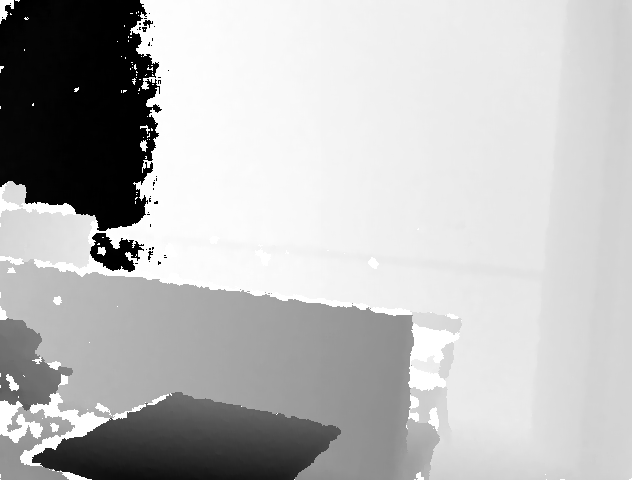
#> input picture depth_image.pgm, 640 x 480 px
$ python upload_image.py ../depth_image.pgm
#> lines starting #> are read from the running program, lines starting #| are printed output that depends on the picture
#!/usr/bin/env python3

"""
Upload an image or video to Google Cloud.

Installation
------------

Requires the following packages:
  pip install google-cloud-storage

Before running, you have to authenticate via the Google Cloud CLI:
- Install it (https://cloud.google.com/storage/docs/gsutil_install)
- Set up credentials (https://cloud.google.com/storage/docs/gsutil_install#authenticate)

If you get this error:

    File "…/site-packages/cryptography/hazmat/primitives/asymmetric/utils.py", line 6, in <module>
        from cryptography.hazmat.bindings._rust import asn1
    pyo3_runtime.PanicException: Python API call failed

Then run `python3 -m pip install cryptography==38.0.4`
(https://levelup.gitconnected.com/fix-attributeerror-module-lib-has-no-attribute-openssl-521a35d83769)

Usage
-----

Use the script:

    python3 scripts/upload_image.py --help

or the pixi command:

    pixi run upload-image --help

All info/debug output occurs on stderr. If stdout is not a tty (e.g. piping to `pbcopy`), the resulting HTML tag is also
printed to stdout. For example, this uploads the image from the clipboard and copies the resulting HTML tag back to the
clipboard:

    pixi run upload-image --name some_name | pbcopy

Videos can use the same command. They are uploaded without resizing or re-encoding:

    pixi run upload-image path/to/video.mp4 | pbcopy
"""

from __future__ import annotations

import argparse
import hashlib
import logging
import mimetypes
import os
import subprocess
import sys
import tempfile
import urllib.parse
from io import BytesIO
from pathlib import Path

import PIL.Image
import PIL.ImageGrab
import requests
import tqdm
from google.cloud import storage
from PIL.Image import Image, Resampling

# NOTE: We depend on the stack using the exact sizes they do right now in:
#       - docs codegen (`image_url_stack`)
SIZES = [
    480,
    768,
    1024,
    1200,
]


def build_image_stack(image: Image) -> list[tuple[int | None, Image]]:
    image_stack: list[tuple[int | None, Image]] = [(None, image)]

    for size in SIZES:
        if image.width > size:
            logging.info(f"Resizing to: {size}px")
            new_image = image.resize(size=(size, int(size * image.height / image.width)), resample=Resampling.LANCZOS)

            image_stack.append((size, new_image))

    return image_stack


def video_content_type(path: Path) -> str | None:
    """Return the content type if the path identifies a supported video file."""
    content_type, _ = mimetypes.guess_type(path)
    if content_type is not None and content_type.startswith("video/"):
        return content_type
    return None


# [41 lines left out: functions video_html, image_from_clipboard, not called in this run]


class Uploader:
    def __init__(self) -> None:
        gcs = storage.Client("rerun-open")
        self.bucket = gcs.bucket("rerun-static-img")

    # [46 lines left out: functions upload_file, upload_video_from_file, not called in this run]

    def upload_stack_from_file(self, image_path: Path, name: str | None = None) -> str:
        """
        Upload an image stack from a file.

        Parameters
        ----------
        image_path : Path
            The path to the image file.
        name : str, optional
            The name of the image stack. If None, the file name is used.

        Returns
        -------
        str
            The `<picture>` tag for the image stack.

        """
        image = PIL.Image.open(image_path)
#> image is the input picture: PIL image 640x480 I; min 4, max 65287, mean 48148.4

        content_type, _ = mimetypes.guess_type(image_path)

        return self.upload_stack(
            image,
            name=name if name is not None else image_path.stem,
            output_format=image.format,
            file_ext=image_path.suffix,
            content_type=content_type,
        )

    # [26 lines left out: function upload_stack_from_clipboard, not called in this run]

    def upload_stack(
        self,
        image: Image,
        name: str,
        output_format: str | None = "PNG",
        file_ext: str | None = ".png",
        content_type: str | None = "image/png",
    ) -> str:
        """
        Create a multi-resolution stack and upload it.

        Parameters
        ----------
        image : PIL.Image.Image
            The image to upload.
        name : str
            The name of the image.
        output_format : str, optional
            The output format of the image.
        file_ext : str, optional
            The file extension of the image, including the period.
        content_type : str, optional
            The content type of the image.

        Returns
        -------
        str
            The `<picture>` HTML tag for the image stack.

        """
#> called with name = 'depth_image', output_format = 'PPM', file_ext = '.pgm', content_type = 'image/x-portable-graymap'

        logging.info(f"Base image width: {image.width}px")

        with BytesIO() as buffer:
            image.save(buffer, output_format, optimize=True, quality=80, compress_level=9)
            original_image_data = buffer.getvalue()
        digest = data_hash(original_image_data)

        image_stack = build_image_stack(image)
#> the loop in build_image_stack, `for size in SIZES:` made 4 passes
#> pass 1, in build_image_stack, `new_image = image.resize(size=(size, int(size * image.height / image.w..`:
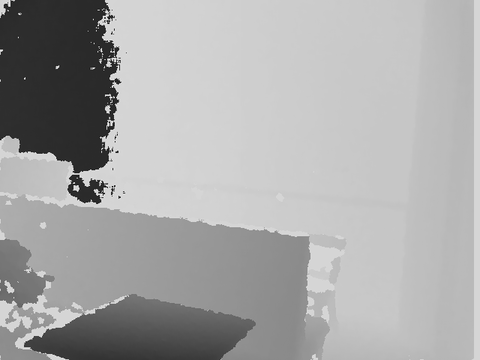
#> new_image: PIL image 480x360 I; min -16103, max 81062, mean 48148.1; drawn with min black and max white
#> after the loop in build_image_stack, `for size in SIZES:`: image_stack = 2 items
#> image_stack = 2 items

        html_str = "<picture>\n"

        # upload images
        for index, (width, image) in enumerate(image_stack):
            with BytesIO() as buffer:
                image.save(buffer, output_format, optimize=True, quality=80, compress_level=9)
                image_data = buffer.getvalue()

            # NOTE: We depend on the filenames using the exact format they have right now in:
            #       - docs codegen (`image_url_stack`)
            if width is None:
                object_name = f"{name}/{digest}/full{file_ext}"
            else:
                object_name = f"{name}/{digest}/{width}w{file_ext}"

            self.upload_data(image_data, object_name, content_type, None)

            if width is not None:
                html_str += (
                    f'  <source media="(max-width: {width}px)" srcset="https://static.rerun.io/{object_name}">\n'
                )
            else:
                html_str += f'  <img src="https://static.rerun.io/{object_name}" alt="">\n'

            logging.info(f"uploaded width={width or 'full'} ({index + 1}/{len(image_stack)})")
#> this loop made 2 passes
#> width on passes 1 to 2: None, 480

        html_str += "</picture>"
        return html_str

    def upload_data(
        self,
        data: bytes,
        path: str,
        content_type: str | None = None,
        content_encoding: str | None = None,
    ) -> None:
        """
        Low-level upload of data.

        Parameters
        ----------
        data : bytes
            The data to upload.
        path : str
            The path of the object.
        content_type : str, optional
            The content type of the object.
        content_encoding : str, optional
            The content encoding of the object.

        """

        logging.info(f"Uploading {path} (size: {len(data)}, type: {content_type}, encoding: {content_encoding})")
        destination = self.bucket.blob(path)
        destination.content_type = content_type
        destination.content_encoding = content_encoding

        if destination.exists():
            logging.warning(f"blob {path} already exists in GCS, skipping upload")
            return

        stream = BytesIO(data)
        destination.upload_from_file(stream)


def data_hash(data: bytes) -> str:
    """Compute a sha1 hash digest of some data."""
    # Content digest for upload deduplication, not a security primitive.
    return hashlib.sha1(data, usedforsecurity=False).hexdigest()


# [13 lines left out: function download_file, not called in this run]


def run(args: argparse.Namespace) -> None:
    """Run the script based on the provided args."""
    try:
        uploader = Uploader()

        if args.path is not None and video_content_type(args.path) is not None:
            html_str = uploader.upload_video_from_file(args.path)
        elif args.single:
            if args.path is None:
                raise RuntimeError("Path is required when uploading a single image")

            object_name = uploader.upload_file(args.path)
            html_str = f"https://static.rerun.io/{object_name}"
        elif args.path is None:
            if args.name is None:
                raise RuntimeError("Name is required when uploading from clipboard")
            else:
                html_str = uploader.upload_stack_from_clipboard(args.name)
        else:
            html_str = uploader.upload_stack_from_file(args.path, args.name)

    except RuntimeError as e:
        print(f"Error: {e.args[0]}", file=sys.stderr)
        return

    print(f"\n{html_str}", file=sys.stderr)

    if not sys.stdout.isatty():
        # we might be piping to pbcopy or similar, so we print string again to stdout
        print(html_str)
#| <picture>
#|   <img src="https://static.rerun.io/depth_image/b6876d93e7f43b225c20816787104fe47754d164/full.pgm" alt="">
#|   <source media="(max-width: 480px)" srcset="https://static.rerun.io/depth_image/b6876d93e7f43b225c20816787104fe47754d164/480w.pgm">
#| </picture>


DESCRIPTION = """Upload an image or video to static.rerun.io.

Example screenshots
-------------------

To make example screenshots, follow these steps:
1. Run the example.
2. Resize the Rerun window to an approximate 16:9 aspect ratio and a width of ~1500px.
   Note: you will get a warning and a confirmation prompt if the aspect ratio is not within ~10% of 16:9.
3. Groom the blueprints and panel visibility to your liking.
4. Take a screenshot using the command palette.
5. Run: pixi run upload-image --name <name_of_example>
6. Copy the output HTML tag and paste it into the README.md file.

Other uses
----------

Download an image, optimize it and create a multi-resolution stack:

    pixi run upload-image --name <name_of_stack> https://example.com/path/to/image.png

Upload a video without resizing or re-encoding:

    pixi run upload-image path/to/video.mp4
"""


def main() -> None:
    parser = argparse.ArgumentParser(description=DESCRIPTION, formatter_class=argparse.RawTextHelpFormatter)
    parser.add_argument(
        "path",
        type=str,
        nargs="?",
        help="Image or video file URL or path. If not provided, use the clipboard's image content.",
    )
    parser.add_argument(
        "--single",
        action="store_true",
        help="Upload a single image instead of creating a multi-resolution stack. Videos are always uploaded as-is.",
    )
    parser.add_argument("--name", type=str, help="Image name (required when uploading from clipboard).")
    parser.add_argument("--debug", action="store_true", help="Enable debug logging.")
    args = parser.parse_args()

    if args.debug:
        logging.basicConfig(level=logging.DEBUG)
    else:
        logging.basicConfig(level=logging.INFO)

    # The entire block is wrapped around tmp_dir such that it exists for the entire run.
    with tempfile.TemporaryDirectory() as tmp_dir:
        # check if path as a URL and download it.
        if args.path is not None:
            res = urllib.parse.urlparse(args.path)
            if res.scheme and res.netloc:
                file_name = os.path.basename(res.path)
                local_path = Path(tmp_dir) / file_name
                download_file(args.path, local_path)
                args.path = Path(local_path)
            else:
                args.path = Path(args.path)

        run(args)


if __name__ == "__main__":
    main()
